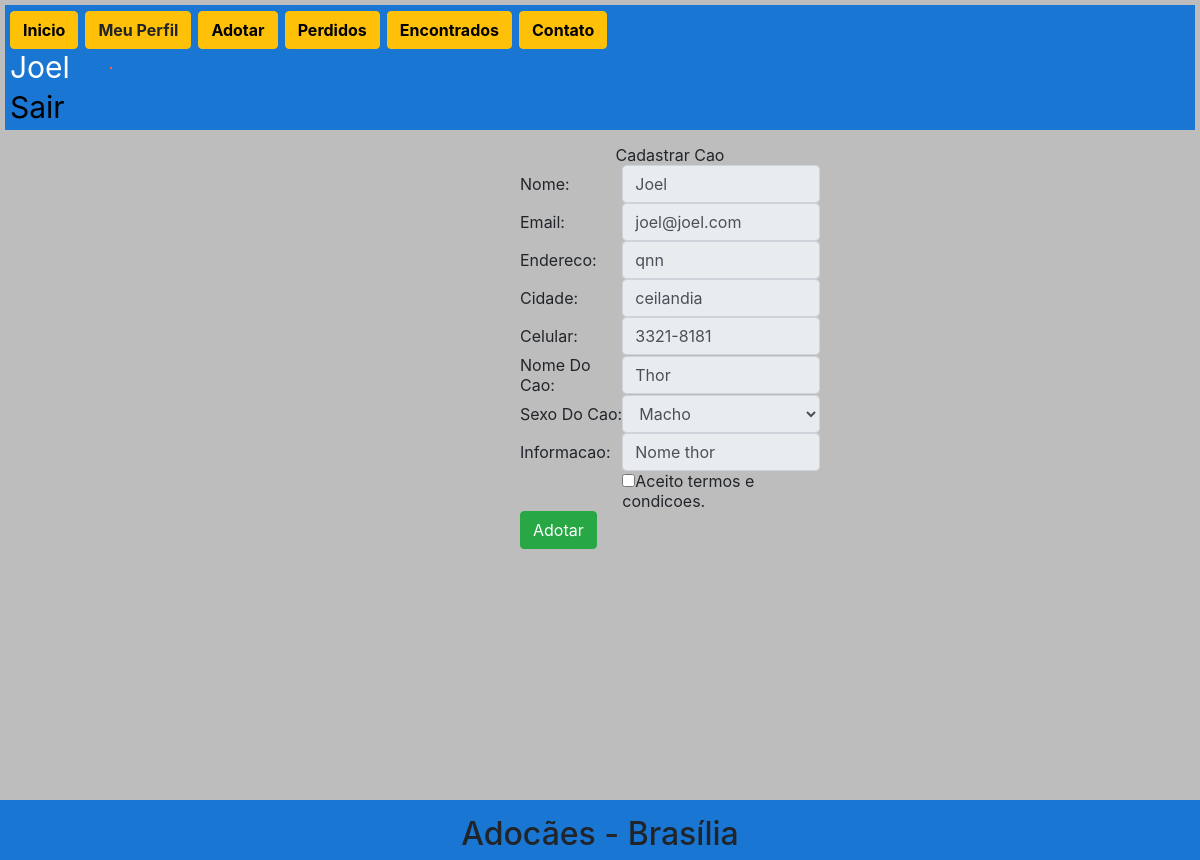
The page /View/adotarCao.php?codC=1&codU=1 (signed in) on the database its author committed.
### tables this page shows
CREATE TABLE `usuario` (
  `idUsuario` int(11) NOT NULL,
  `nome` varchar(20) NOT NULL,
  `endereco` varchar(30) DEFAULT NULL,
  `cidade` varchar(20) NOT NULL,
  `celular` varchar(10) NOT NULL,
  `email` varchar(20) NOT NULL,
  `usuario` varchar(10) NOT NULL,
  `senha` varchar(10) NOT NULL
);

CREATE TABLE `cachorro` (
  `idCachorro` int(11) NOT NULL,
  `idUsuario` int(11) NOT NULL,
  `nome` varchar(20) NOT NULL,
  `email` varchar(20) NOT NULL,
  `endereco` varchar(30) DEFAULT NULL,
  `cidade` varchar(20) NOT NULL,
  `celular` varchar(10) NOT NULL,
  `nomeDoCao` varchar(20) NOT NULL,
  `idade` int(11) DEFAULT NULL,
  `sexo` char(1) NOT NULL,
  `imagem` varchar(100) NOT NULL,
  `informacao` varchar(255) DEFAULT NULL,
  `perfil` varchar(10) NOT NULL,
  `estatus` varchar(10) NOT NULL
);

### Controller/DAO/conexao.php (called while the page is built)
<?php
abstract class Conexao{
    private static $instance;
    public static function getInstance(){
        try {
            if(!isset(self::$instance)){
                self::$instance = new PDO("mysql:host=localhost;dbname=adocao", "root","0000");
                self::$instance->setAttribute(PDO:: ATTR_ERRMODE, PDO::ERRMODE_EXCEPTION);
            }
            return self::$instance;
        } catch (PDOException $exc) {
            echo $exc->getMessage();
        }
    }
}

### Controller/DAO/usuarioDAO.php (called while the page is built, shortened)
<?php
require_once 'conexao.php';
class UsuarioDAO
{
    private $pdo = null;
    public function __construct()
    {
        $this->pdo = Conexao::getInstance();
    }
    public function getFromId($idUsuario) {
        try {
            $sql = "SELECT idUsuario,nome,email,endereco,cidade,celular
                    FROM usuario WHERE idUsuario = ?";
            $stmt = $this->pdo->prepare($sql);
            $stmt->bindValue(1, $idUsuario);
            $stmt->execute();
            $usuario = $stmt->fetch(PDO::FETCH_ASSOC);
            return $usuario;
        } catch (PDOException $exc) {
            echo $exc->getMessage();
        }
    }
}
?>

### Controller/DAO/cachorroDAO.php (called while the page is built, shortened)
<?php
require_once 'conexao.php';
class CachorroDAO {
    private $pdo = null;
    public function __construct() {
        $this->pdo = Conexao::getInstance();
    }
    public function getFromId($idCachorro) {
        try {
            $sql = "SELECT idCachorro,nomeDoCao,sexo,imagem,informacao,estatus
                    FROM cachorro WHERE idCachorro = ?";
            $stmt = $this->pdo->prepare($sql);
            $stmt->bindValue(1, $idCachorro);
            $stmt->execute();
            $cachorro = $stmt->fetch(PDO::FETCH_ASSOC);
            return $cachorro;
        } catch (PDOException $exc) {
            echo $exc->getMessage();
        }
    }
}

### View/adotarCao.php (the view, shortened to what this page needs)
<html>
<head>
</head>
<body>
<?php
include 'header.php';
    header("location: index.php");?>
    <?php
    require_once '../Controller/DAO/cachorroDAO.php';
    require_once '../Controller/DAO/usuarioDAO.php';
    $idCachorro = $_GET["codC"];
    $idUsuario = $_GET["codU"];
    $cachorroDAO = new CachorroDAO();
    $usuarioDAO = new UsuarioDAO();
    $cachorro = $cachorroDAO->getFromId($idCachorro);
    $usuario = $usuarioDAO->getFromId($idUsuario);
    ?>
    <form action="../Controller/adotarCaoController.php" method="post" name=adotarCao enctype="multipart/form-data">
		<table border=0 width=300 height=400;
			style="position: relative; top: 10px; left: 510px;">
			<tr>
				<td colspan="2" align="center">Cadastrar Cao</td>
			</tr>
			<tr>
				<td>Nome: </td>
				<td><input type="text"  class="form-control"name=nome value="<?php echo $usuario["nome"]?>"  readonly="readonly"></td>
			</tr>
			<tr>
				<td>Email: </td>
				<td><input type="text" class="form-control" name=email value="<?php echo $usuario["email"]?>" readonly="readonly"></td>
			</tr>
			<tr>
				<td>Endereco: </td>
				<td><input type="text" class="form-control" name=endereco value="<?php echo $usuario["endereco"]?>" readonly="readonly"></td>
			</tr>
			<tr>
				<td>Cidade: </td>
				<td><input type="text" class="form-control" name=cidade value="<?php echo $usuario["cidade"]?>" readonly="readonly"></td>
			</tr>
			<tr>
				<td>Celular: </td>
				<td><input type="text" class="form-control"  name=celular value="<?php echo $usuario["celular"]?>" readonly="readonly"></td>
			</tr>
			<tr>
				<td>Nome Do Cao: </td>
				<td><input type="text" class="form-control"name=nomeDoCao value="<?php echo $cachorro["nomeDoCao"]?>" readonly="readonly"></td>
			</tr>
			<tr>
				<td>Sexo Do Cao: </td>
				<td>
				<select class="form-control"  name=sexo readonly="readonly">
				<?php
                            if ($cachorro["sexo"] == "m") {
                                echo "<option selected value='m'>Macho</option>";
                            } else {
                                echo "<option selected value='f'>Femea</option>";
                            }
                            ?>
                 </select>
				</td>
			</tr>
			<tr>
				<td>Informacao: </td>
				<td><input class="form-control" type="text" name=informacao value="<?php echo $cachorro["informacao"]?>" readonly="readonly"></td>
			</tr>
			<tr>
			<td></td>
				<td align="left"><input type="checkbox" required="true">Aceito termos e condicoes.</td>
			</tr>
			<tr>
				<td colspan=2><input class='btn btn-success' type="submit" value=Adotar></td>
			</tr>
		</table>
	</form>
</body>
</html>

### CSS/estilo.css (style rules this page uses)
* { margin:0; padding:0; }
body { padding-top:10px; padding-left:10px; }

### rows shown on the page
usuario: nome "Joel", email "joel@joel.com", endereco "qnn", cidade "ceilandia", celular "3321-8181"
cachorro: nomeDoCao "Thor", sexo "Macho", informacao "Nome thor"

### other values the page prints
$_SESSION["usuario"] "Joel"
